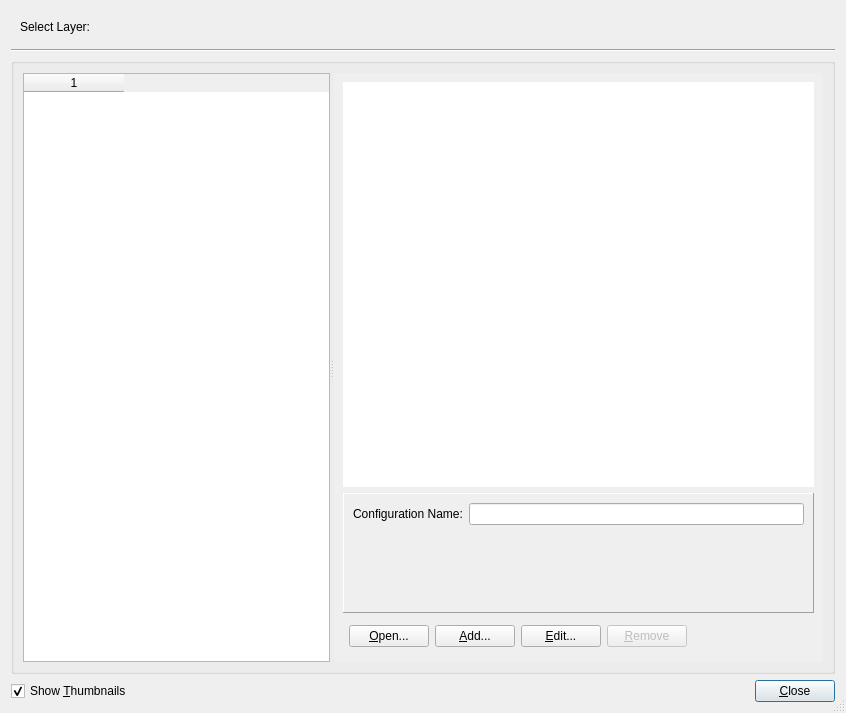
<?xml version="1.0" encoding="UTF-8"?>
<ui version="4.0">
 <class>DrawStyleDialog</class>
 <widget class="QDialog" name="DrawStyleDialog">
  <property name="geometry">
   <rect>
    <x>0</x>
    <y>0</y>
    <width>846</width>
    <height>713</height>
   </rect>
  </property>
  <property name="minimumSize">
   <size>
    <width>340</width>
    <height>340</height>
   </size>
  </property>
  <property name="acceptDrops">
   <bool>true</bool>
  </property>
  <property name="windowTitle">
   <string>Draw Style</string>
  </property>
  <property name="windowIcon">
   <iconset resource="../qt-resources/qt_widgets.qrc">
    <normaloff>:/gnome_stock_color_16.png</normaloff>:/gnome_stock_color_16.png</iconset>
  </property>
  <property name="sizeGripEnabled">
   <bool>true</bool>
  </property>
  <layout class="QVBoxLayout" name="verticalLayout_3">
   <item>
    <widget class="QWidget" name="widget_2" native="true">
     <layout class="QHBoxLayout" name="horizontalLayout_2">
      <item>
       <widget class="QLabel" name="label">
        <property name="text">
         <string>Select Layer: </string>
        </property>
        <property name="buddy">
         <cstring>select_layer_widget</cstring>
        </property>
       </widget>
      </item>
      <item>
       <widget class="QWidget" name="select_layer_widget" native="true">
        <property name="sizePolicy">
         <sizepolicy hsizetype="Preferred" vsizetype="Preferred">
          <horstretch>3</horstretch>
          <verstretch>0</verstretch>
         </sizepolicy>
        </property>
       </widget>
      </item>
     </layout>
    </widget>
   </item>
   <item>
    <widget class="Line" name="line">
     <property name="orientation">
      <enum>Qt::Horizontal</enum>
     </property>
    </widget>
   </item>
   <item>
    <widget class="QGroupBox" name="groupBox_2">
     <property name="title">
      <string/>
     </property>
     <layout class="QVBoxLayout" name="verticalLayout_2">
      <item>
       <widget class="QSplitter" name="splitter">
        <property name="sizePolicy">
         <sizepolicy hsizetype="Expanding" vsizetype="Expanding">
          <horstretch>0</horstretch>
          <verstretch>0</verstretch>
         </sizepolicy>
        </property>
        <property name="orientation">
         <enum>Qt::Horizontal</enum>
        </property>
        <widget class="QTableWidget" name="categories_table">
         <property name="enabled">
          <bool>true</bool>
         </property>
         <property name="sizePolicy">
          <sizepolicy hsizetype="Minimum" vsizetype="Expanding">
           <horstretch>0</horstretch>
           <verstretch>0</verstretch>
          </sizepolicy>
         </property>
         <property name="minimumSize">
          <size>
           <width>60</width>
           <height>0</height>
          </size>
         </property>
         <property name="tabKeyNavigation">
          <bool>false</bool>
         </property>
         <property name="selectionMode">
          <enum>QAbstractItemView::SingleSelection</enum>
         </property>
         <property name="selectionBehavior">
          <enum>QAbstractItemView::SelectRows</enum>
         </property>
         <property name="horizontalScrollMode">
          <enum>QAbstractItemView::ScrollPerItem</enum>
         </property>
         <property name="gridStyle">
          <enum>Qt::NoPen</enum>
         </property>
         <property name="columnCount">
          <number>1</number>
         </property>
         <column/>
        </widget>
        <widget class="QFrame" name="right_side_frame">
         <property name="baseSize">
          <size>
           <width>0</width>
           <height>120</height>
          </size>
         </property>
         <property name="autoFillBackground">
          <bool>true</bool>
         </property>
         <property name="frameShape">
          <enum>QFrame::NoFrame</enum>
         </property>
         <property name="frameShadow">
          <enum>QFrame::Sunken</enum>
         </property>
         <layout class="QVBoxLayout" name="verticalLayout">
          <item>
           <widget class="QListWidget" name="style_list">
            <property name="frameShape">
             <enum>QFrame::NoFrame</enum>
            </property>
           </widget>
          </item>
          <item>
           <widget class="QScrollArea" name="scrollArea">
            <property name="sizePolicy">
             <sizepolicy hsizetype="Expanding" vsizetype="Preferred">
              <horstretch>0</horstretch>
              <verstretch>0</verstretch>
             </sizepolicy>
            </property>
            <property name="minimumSize">
             <size>
              <width>0</width>
              <height>120</height>
             </size>
            </property>
            <property name="maximumSize">
             <size>
              <width>16777215</width>
              <height>200</height>
             </size>
            </property>
            <property name="baseSize">
             <size>
              <width>0</width>
              <height>120</height>
             </size>
            </property>
            <property name="frameShape">
             <enum>QFrame::Panel</enum>
            </property>
            <property name="frameShadow">
             <enum>QFrame::Raised</enum>
            </property>
            <property name="widgetResizable">
             <bool>true</bool>
            </property>
            <widget class="QWidget" name="scrollAreaWidgetContents">
             <property name="geometry">
              <rect>
               <x>0</x>
               <y>0</y>
               <width>468</width>
               <height>118</height>
              </rect>
             </property>
             <layout class="QFormLayout" name="formLayout">
              <item row="0" column="0">
               <widget class="QLabel" name="cfg_name_label">
                <property name="text">
                 <string>Configuration Name:</string>
                </property>
               </widget>
              </item>
              <item row="0" column="1">
               <widget class="QLineEdit" name="cfg_name_line_edit"/>
              </item>
             </layout>
            </widget>
           </widget>
          </item>
          <item>
           <widget class="QWidget" name="widget" native="true">
            <layout class="QHBoxLayout" name="horizontalLayout_4">
             <property name="margin">
              <number>6</number>
             </property>
             <item>
              <layout class="QHBoxLayout" name="horizontalLayout_3">
               <item>
                <widget class="QPushButton" name="open_button">
                 <property name="text">
                  <string>&amp;Open...</string>
                 </property>
                </widget>
               </item>
               <item>
                <widget class="QPushButton" name="add_button">
                 <property name="text">
                  <string>&amp;Add...</string>
                 </property>
                </widget>
               </item>
               <item>
                <widget class="QPushButton" name="edit_button">
                 <property name="text">
                  <string>&amp;Edit...</string>
                 </property>
                </widget>
               </item>
               <item>
                <widget class="QPushButton" name="remove_button">
                 <property name="enabled">
                  <bool>false</bool>
                 </property>
                 <property name="text">
                  <string>&amp;Remove</string>
                 </property>
                </widget>
               </item>
               <item>
                <spacer name="horizontalSpacer_3">
                 <property name="orientation">
                  <enum>Qt::Horizontal</enum>
                 </property>
                 <property name="sizeHint" stdset="0">
                  <size>
                   <width>40</width>
                   <height>20</height>
                  </size>
                 </property>
                </spacer>
               </item>
              </layout>
             </item>
            </layout>
           </widget>
          </item>
         </layout>
        </widget>
       </widget>
      </item>
     </layout>
    </widget>
   </item>
   <item>
    <layout class="QHBoxLayout" name="horizontalLayout">
     <item>
      <widget class="QCheckBox" name="show_thumbnails_checkbox">
       <property name="text">
        <string>Show &amp;Thumbnails</string>
       </property>
       <property name="checked">
        <bool>true</bool>
       </property>
      </widget>
     </item>
     <item>
      <spacer name="horizontalSpacer">
       <property name="orientation">
        <enum>Qt::Horizontal</enum>
       </property>
       <property name="sizeHint" stdset="0">
        <size>
         <width>501</width>
         <height>17</height>
        </size>
       </property>
      </spacer>
     </item>
     <item>
      <widget class="QPushButton" name="close_button">
       <property name="text">
        <string>&amp;Close</string>
       </property>
       <property name="default">
        <bool>true</bool>
       </property>
      </widget>
     </item>
    </layout>
   </item>
  </layout>
 </widget>
 <resources>
  <include location="../qt-resources/qt_widgets.qrc"/>
 </resources>
 <connections/>
</ui>
